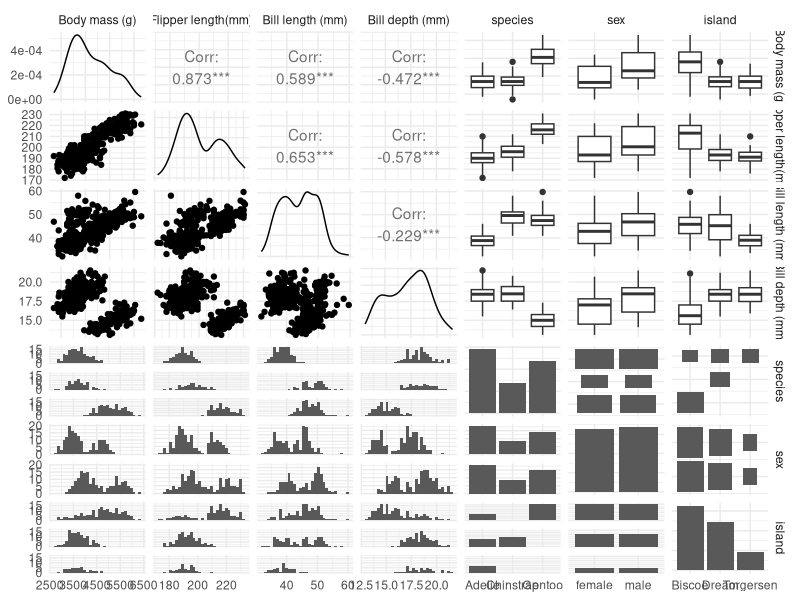
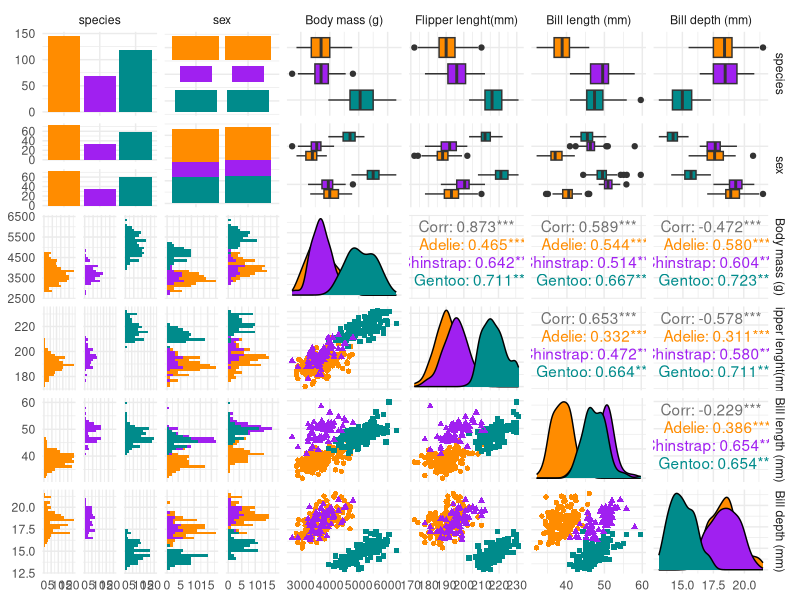
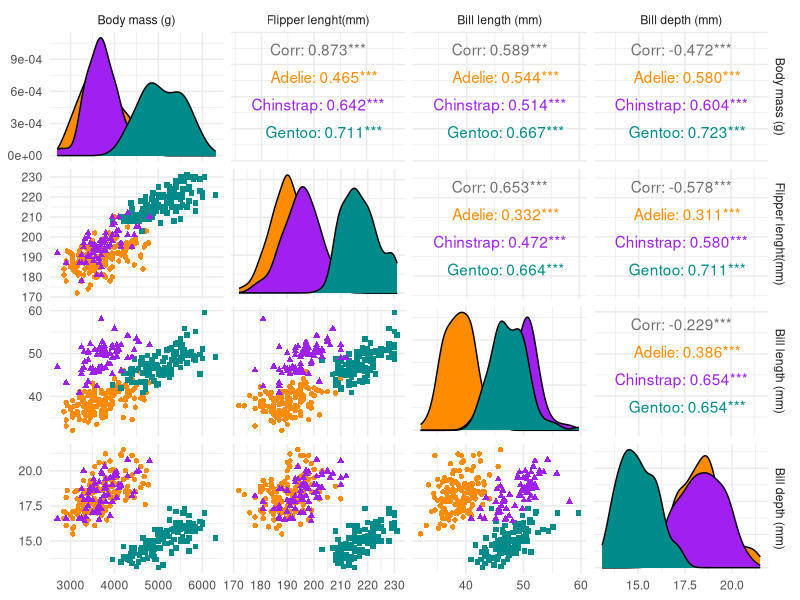
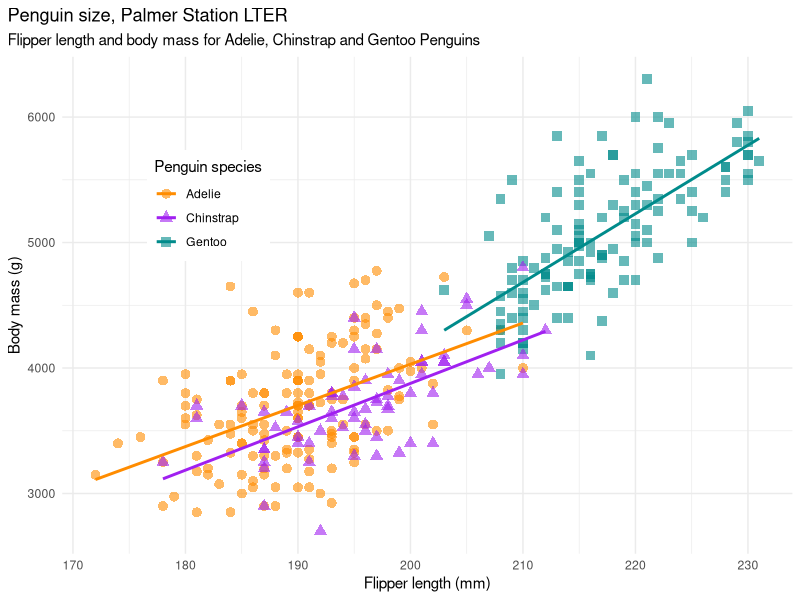
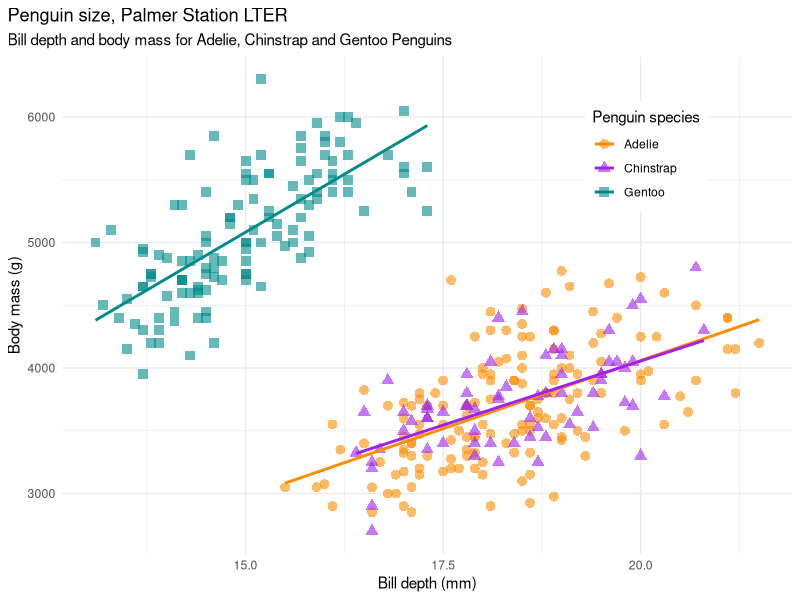
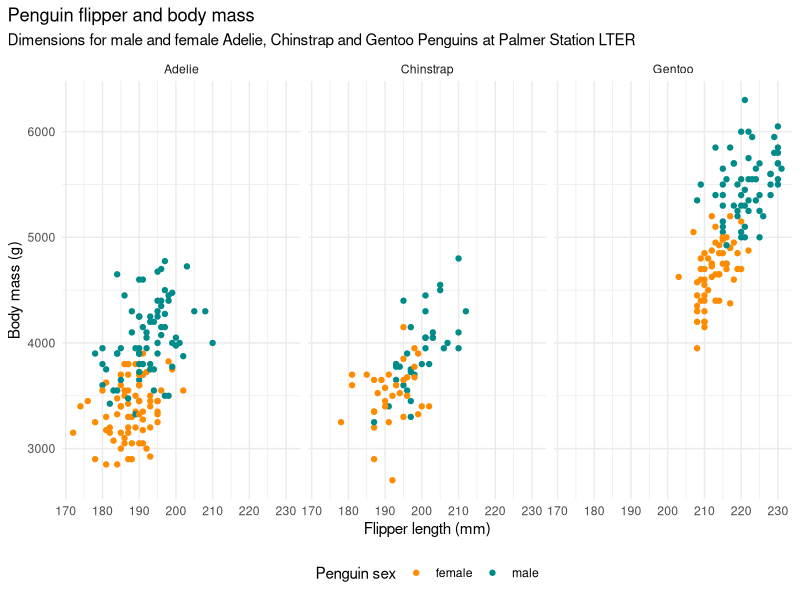
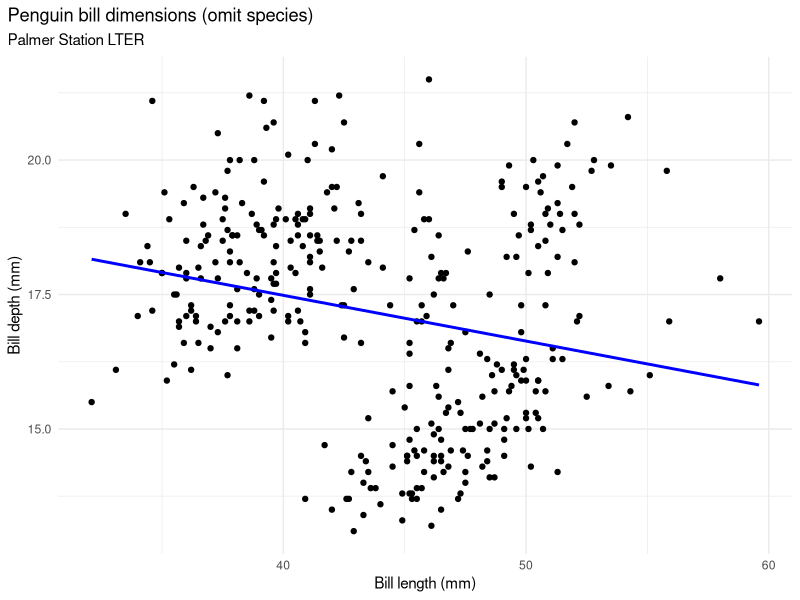
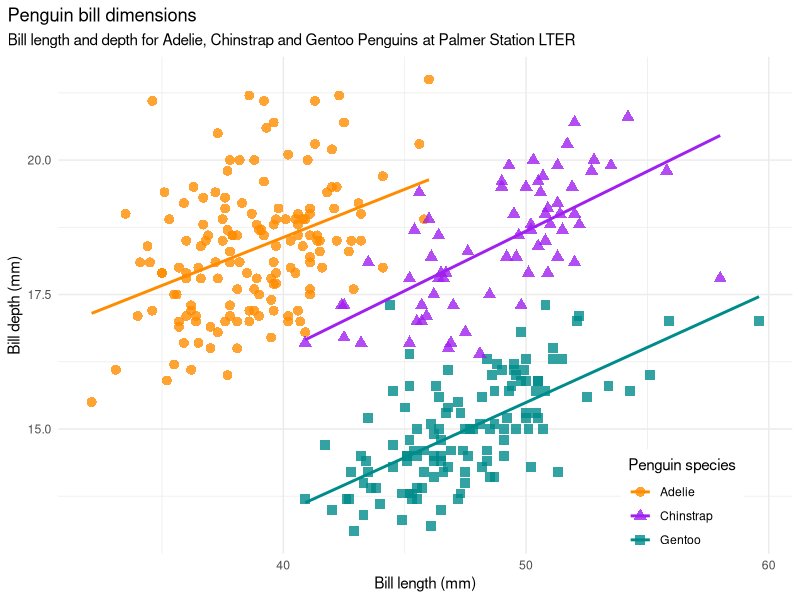

Here is the R script that generated these plots, in order:
## ---- chunk 1
library(knitr)
library(tidyverse)
library(palmerpenguins)
library(ggplot2)
library(GGally)
library(broom)
## ---- chunk 2
knitr::include_graphics("/img/penguins.png", dpi = 300, error = FALSE)
## ---- chunk 3
knitr::include_graphics("/img/culmen_depth.png", dpi = 300, error = FALSE)
## ---- chunk 4
library(palmerpenguins)
glimpse(penguins)
skimr::skim(penguins)
## ---- chunk 5
ggpairs1 <- penguins %>% 
  na.omit() %>% 
  select( body_mass_g, flipper_length_mm, bill_length_mm, bill_depth_mm, species, sex, island) %>% 
  rename(`Flipper length(mm)` = flipper_length_mm, 
         `Body mass (g)` = body_mass_g, 
         `Bill length (mm)` = bill_length_mm, 
         `Bill depth (mm)` = bill_depth_mm) %>% 
  GGally::ggpairs() +
  theme_minimal() 

ggpairs1

## ---- chunk 6
ggpairs2 <- penguins %>% 
  na.omit() %>% 
  select( species, sex, body_mass_g, flipper_length_mm, bill_length_mm, bill_depth_mm) %>% 
  rename(`Flipper lenght(mm)` = flipper_length_mm, 
         `Body mass (g)` = body_mass_g, 
         `Bill length (mm)` = bill_length_mm, 
         `Bill depth (mm)` = bill_depth_mm) %>% 
  GGally::ggpairs(aes(colour=species, shape=species),
                  alpha = 0.4) +
  scale_colour_manual(values = c("darkorange","purple","cyan4")) +
  scale_fill_manual(values = c("darkorange","purple","cyan4")) +
  theme_minimal()
  

ggpairs2

## ---- chunk 7
ggpairs3 <- penguins %>% 
  na.omit() %>% 
  select( species, sex, body_mass_g, flipper_length_mm, bill_length_mm, bill_depth_mm) %>% 
  rename(`Flipper lenght(mm)` = flipper_length_mm, 
         `Body mass (g)` = body_mass_g, 
         `Bill length (mm)` = bill_length_mm, 
         `Bill depth (mm)` = bill_depth_mm) %>% 
  GGally::ggpairs(aes(colour=species, shape=species),
                  alpha = 0.4,
                  columns = c(3:6)) + 
  scale_colour_manual(values = c("darkorange","purple","cyan4")) +
  scale_fill_manual(values = c("darkorange","purple","cyan4")) +
  theme_minimal()
  

ggpairs3
## ---- chunk 8
mass_flipper <- ggplot(data = penguins,
                       aes(x = flipper_length_mm,
                           y = body_mass_g)) +
  geom_point(aes(colour = species,
                 shape = species),
             size = 3,
             alpha = 0.6) +
  theme_minimal() +
  geom_smooth(method = "lm", se=FALSE, aes(colour = species)) +
  scale_color_manual(values = c("darkorange","purple","cyan4")) +
  labs(title = "Penguin size, Palmer Station LTER",
       subtitle = "Flipper length and body mass for Adelie, Chinstrap and Gentoo Penguins",
       x = "Flipper length (mm)",
       y = "Body mass (g)",
       color = "Penguin species",
       shape = "Penguin species") +
  theme(legend.position = c(0.2, 0.7),
        legend.background = element_rect(fill = "white", colour = NA),
        plot.title.position = "plot",
        plot.caption = element_text(hjust = 0, face= "italic"),
        plot.caption.position = "plot")

mass_flipper

## ---- chunk 9
mass_bill_depth <- ggplot(data = penguins,
                       aes(x = bill_depth_mm,
                           y = body_mass_g)) +
  geom_point(aes(colour = species,
                 shape = species),
             size = 3,
             alpha = 0.6) +
  theme_minimal() +
  geom_smooth(method = "lm", se=FALSE, aes(colour = species)) +
  scale_color_manual(values = c("darkorange","purple","cyan4")) +
  labs(title = "Penguin size, Palmer Station LTER",
       subtitle = "Bill depth and body mass for Adelie, Chinstrap and Gentoo Penguins",
       x = "Bill depth (mm)",
       y = "Body mass (g)",
       color = "Penguin species",
       shape = "Penguin species") +
  theme(legend.position = c(0.8, 0.8),
        legend.background = element_rect(fill = "white", colour = NA),
        plot.title.position = "plot",
        plot.caption = element_text(hjust = 0, face= "italic"),
        plot.caption.position = "plot")

mass_bill_depth

## ---- chunk 10
ggplot(penguins, aes(x = flipper_length_mm,
                            y = body_mass_g)) +
  geom_point(aes(colour = sex)) +
  theme_minimal() +
  scale_color_manual(values = c("darkorange","cyan4"), na.translate = FALSE) +
  labs(title = "Penguin flipper and body mass",
       subtitle = "Dimensions for male and female Adelie, Chinstrap and Gentoo Penguins at Palmer Station LTER",
       x = "Flipper length (mm)",
       y = "Body mass (g)",
       color = "Penguin sex") +
  theme(legend.position = "bottom",
        legend.background = element_rect(fill = "white", color = NA),
        plot.title.position = "plot",
        plot.caption = element_text(hjust = 0, face= "italic"),
        plot.caption.position = "plot") +
  facet_wrap(~species)
## ---- chunk 11
bill_no_species <- ggplot(data = penguins,
                         aes(x = bill_length_mm,
                             y = bill_depth_mm)) +
  geom_point() +
  theme_minimal() +
  scale_color_manual(values = c("darkorange","purple","cyan4")) +
  labs(title = "Penguin bill dimensions (omit species)",
       subtitle = "Palmer Station LTER",
       x = "Bill length (mm)",
       y = "Bill depth (mm)") +
  theme(plot.title.position = "plot",
        plot.caption = element_text(hjust = 0, face= "italic"),
        plot.caption.position = "plot") +
  geom_smooth(method = "lm", se = FALSE, color = "blue")

bill_no_species
## ---- chunk 12
bill_len_dep <- ggplot(data = penguins,
                         aes(x = bill_length_mm,
                             y = bill_depth_mm,
                             group = species)) +
  geom_point(aes(colour = species,
                 shape = species),
             size = 3,
             alpha = 0.8) +
  geom_smooth(method = "lm", se = FALSE, aes(colour = species)) +
  theme_minimal() +
  scale_color_manual(values = c("darkorange","purple","cyan4")) +
  labs(title = "Penguin bill dimensions",
       subtitle = "Bill length and depth for Adelie, Chinstrap and Gentoo Penguins at Palmer Station LTER",
       x = "Bill length (mm)",
       y = "Bill depth (mm)",
       color = "Penguin species",
       shape = "Penguin species") +
  theme(legend.position = c(0.85, 0.10),
        legend.background = element_rect(fill = "white", color = NA),
        plot.title.position = "plot",
        plot.caption = element_text(hjust = 0, face= "italic"),
        plot.caption.position = "plot")

bill_len_dep
